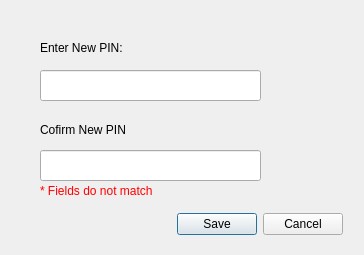
<?xml version="1.0" encoding="UTF-8"?>
<ui version="4.0">
 <class>pinSaver</class>
 <widget class="QDialog" name="pinSaver">
  <property name="geometry">
   <rect>
    <x>0</x>
    <y>0</y>
    <width>364</width>
    <height>255</height>
   </rect>
  </property>
  <property name="windowTitle">
   <string>Change PIN</string>
  </property>
  <property name="styleSheet">
   <string notr="true">text-color = red;</string>
  </property>
  <widget class="QLineEdit" name="pinEdit2">
   <property name="geometry">
    <rect>
     <x>40</x>
     <y>150</y>
     <width>221</width>
     <height>31</height>
    </rect>
   </property>
  </widget>
  <widget class="QDialogButtonBox" name="buttonBox">
   <property name="geometry">
    <rect>
     <x>150</x>
     <y>210</y>
     <width>193</width>
     <height>28</height>
    </rect>
   </property>
   <property name="standardButtons">
    <set>QDialogButtonBox::Cancel|QDialogButtonBox::Save</set>
   </property>
  </widget>
  <widget class="QLabel" name="label_2">
   <property name="geometry">
    <rect>
     <x>40</x>
     <y>120</y>
     <width>111</width>
     <height>20</height>
    </rect>
   </property>
   <property name="text">
    <string>Cofirm New PIN</string>
   </property>
  </widget>
  <widget class="QLineEdit" name="pinEdit1">
   <property name="geometry">
    <rect>
     <x>40</x>
     <y>70</y>
     <width>221</width>
     <height>31</height>
    </rect>
   </property>
  </widget>
  <widget class="QLabel" name="label">
   <property name="geometry">
    <rect>
     <x>40</x>
     <y>40</y>
     <width>121</width>
     <height>16</height>
    </rect>
   </property>
   <property name="text">
    <string>Enter New PIN:</string>
   </property>
  </widget>
  <widget class="QLabel" name="errorMsg">
   <property name="geometry">
    <rect>
     <x>40</x>
     <y>180</y>
     <width>211</width>
     <height>21</height>
    </rect>
   </property>
   <property name="styleSheet">
    <string notr="true">color: rgb(255, 0, 0)</string>
   </property>
   <property name="text">
    <string>* Fields do not match</string>
   </property>
  </widget>
 </widget>
 <resources/>
 <connections/>
</ui>
